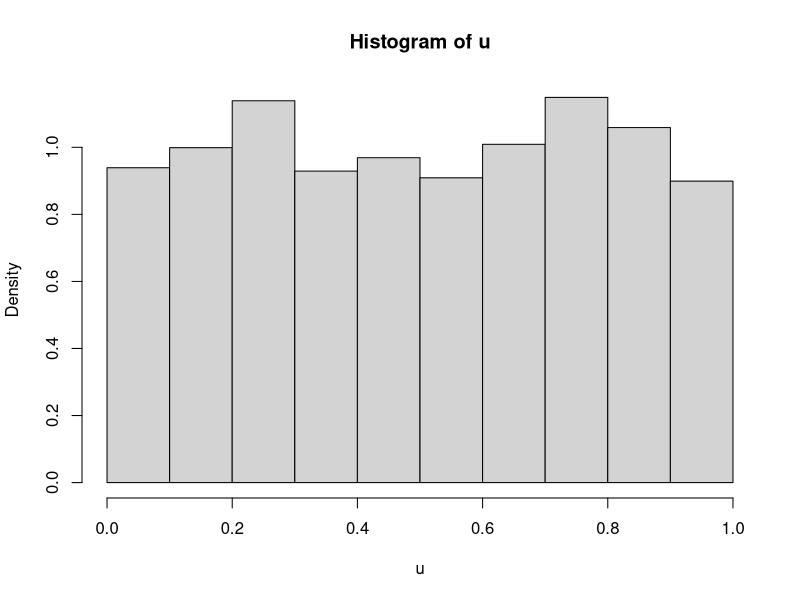

Write R code to recreate this figure.
x <- c()
u <- c()
m <- 2^31
a <- 969757
b <- 3260041
x[1] <- 272
u[1] <- x[1] / m
for (j in 1:1000) {
	x[j+1] <- (a*x[j] + b) %% m
	u[j+1] <- x[j+1] / m
	}
hist(u, freq=FALSE)